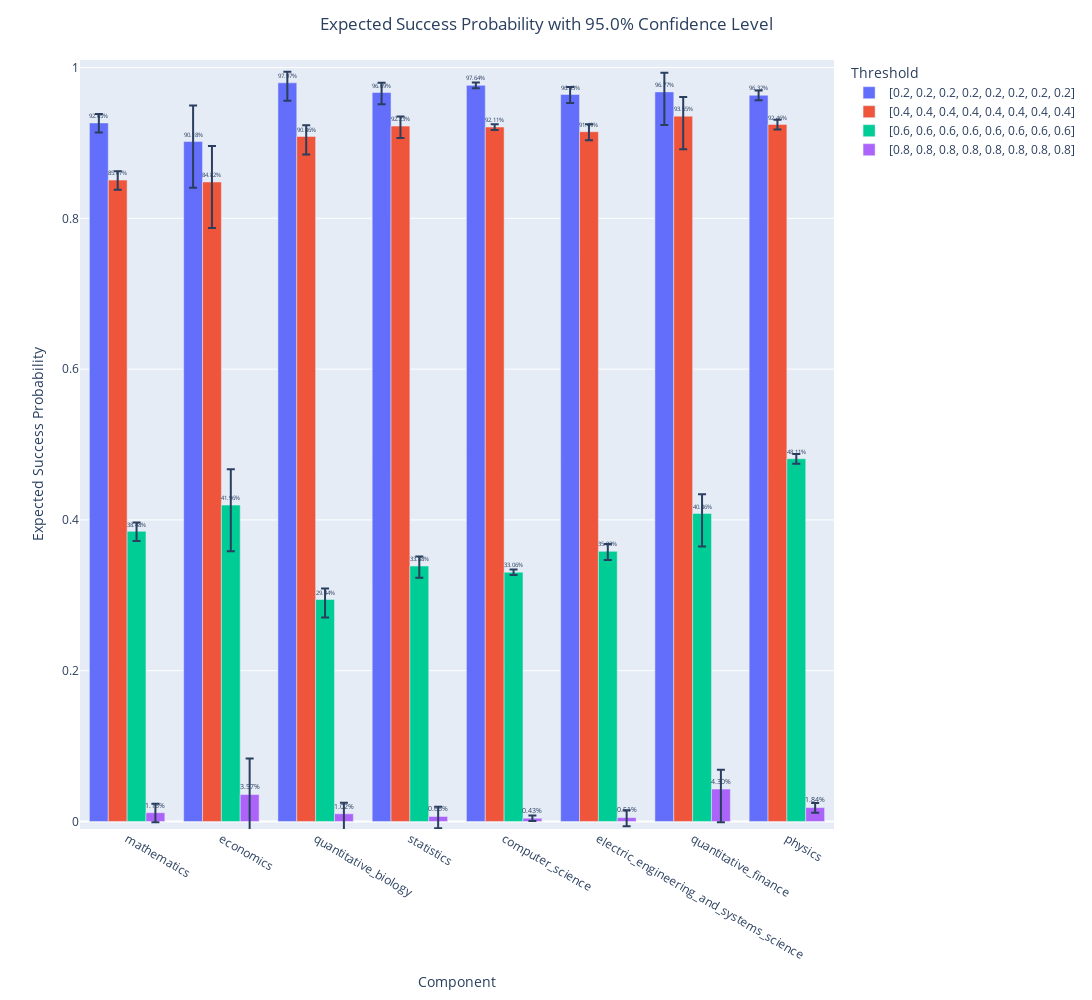

The cell this chart's notebook holds for it:
### Code cell
df=[]
threshold=[[0.2]*8, [0.4]*8, [0.6]*8, [0.8]*8]
alphalevel=0.05
alpha=[1]*8
beta=[1]*8

for i in range(len(df2)):
    df.append( (df2['Name'][i], df2['Cosim_Values'][i]) )
df=dict(df)

result = Bayes(df, threshold, alpha, beta, alphalevel, direction="greater")
display(result.res)
result.Plot_Bayes(yrange=[-0.01,1.01,0.2], height=1000)

### Figure 1 — Plotly figure (JSON) as saved in the notebook; plotly's stock layout.template omitted (floating-point values rounded to 4 significant figures)
{"data": [{"alignmentgroup": "True", "error_y": {"array": [0.0118, 0.0477, 0.0147, 0.0128, 0.0036, 0.0098, 0.0255, 0.0062, 0.0164, 0.06, 0.0361, 0.02, 0.0064, 0.0153, 0.0402, 0.0088, 0.0231, 0.0922, 0.0654, 0.0382, 0.0115, 0.0276, 0.101, 0.0172, 0.0055, 0.0413, 0.0179, 0.0078, 0.0018, 0.0048, 0.0493, 0.0049], "arrayminus": [0.0128, 0.0612, 0.0238, 0.0156, 0.0038, 0.0114, 0.044, 0.0067, 0.0172, 0.0717, 0.0438, 0.0226, 0.0067, 0.0166, 0.0578, 0.0093, 0.0228, 0.0894, 0.0614, 0.0371, 0.0114, 0.0272, 0.0973, 0.0171, 0.0045, 0.0258, 0.009, 0.0048, 0.0014, 0.0032, 0.031, 0.0043], "symmetric": false, "type": "data"}, "hovertemplate": "Threshold=[0.2, 0.2, 0.2, 0.2, 0.2, 0.2, 0.2, 0.2]<br>Component=%{x}<br>Expected Success Probability=%{y}<br>text=%{text}<extra></extra>", "legendgroup": "[0.2, 0.2, 0.2, 0.2, 0.2, 0.2, 0.2, 0.2]", "marker": {"color": "#636efa", "pattern": {"shape": ""}}, "name": "[0.2, 0.2, 0.2, 0.2, 0.2, 0.2, 0.2, 0.2]", "offsetgroup": "[0.2, 0.2, 0.2, 0.2, 0.2, 0.2, 0.2, 0.2]", "orientation": "v", "showlegend": true, "text": ["92.65%", "90.18%", "97.97%", "96.69%", "97.64%", "96.43%", "96.77%", "96.32%"], "textfont": {"size": 12}, "textposition": "outside", "type": "bar", "x": ["mathematics", "economics", "quantitative_biology", "statistics", "computer_science", "electric_engineering_and_systems_science", "quantitative_finance", "physics"], "xaxis": "x", "y": [0.9265, 0.9018, 0.9797, 0.9669, 0.9764, 0.9643, 0.9677, 0.9632], "yaxis": "y"}, {"alignmentgroup": "True", "error_y": {"array": [0.0118, 0.0477, 0.0147, 0.0128, 0.0036, 0.0098, 0.0255, 0.0062, 0.0164, 0.06, 0.0361, 0.02, 0.0064, 0.0153, 0.0402, 0.0088, 0.0231, 0.0922, 0.0654, 0.0382, 0.0115, 0.0276, 0.101, 0.0172, 0.0055, 0.0413, 0.0179, 0.0078, 0.0018, 0.0048, 0.0493, 0.0049], "arrayminus": [0.0128, 0.0612, 0.0238, 0.0156, 0.0038, 0.0114, 0.044, 0.0067, 0.0172, 0.0717, 0.0438, 0.0226, 0.0067, 0.0166, 0.0578, 0.0093, 0.0228, 0.0894, 0.0614, 0.0371, 0.0114, 0.0272, 0.0973, 0.0171, 0.0045, 0.0258, 0.009, 0.0048, 0.0014, 0.0032, 0.031, 0.0043], "symmetric": false, "type": "data"}, "hovertemplate": "Threshold=[0.4, 0.4, 0.4, 0.4, 0.4, 0.4, 0.4, 0.4]<br>Component=%{x}<br>Expected Success Probability=%{y}<br>text=%{text}<extra></extra>", "legendgroup": "[0.4, 0.4, 0.4, 0.4, 0.4, 0.4, 0.4, 0.4]", "marker": {"color": "#EF553B", "pattern": {"shape": ""}}, "name": "[0.4, 0.4, 0.4, 0.4, 0.4, 0.4, 0.4, 0.4]", "offsetgroup": "[0.4, 0.4, 0.4, 0.4, 0.4, 0.4, 0.4, 0.4]", "orientation": "v", "showlegend": true, "text": ["85.07%", "84.82%", "90.86%", "92.23%", "92.11%", "91.49%", "93.55%", "92.46%"], "textfont": {"size": 12}, "textposition": "outside", "type": "bar", "x": ["mathematics", "economics", "quantitative_biology", "statistics", "computer_science", "electric_engineering_and_systems_science", "quantitative_finance", "physics"], "xaxis": "x", "y": [0.8507, 0.8482, 0.9086, 0.9223, 0.9211, 0.9149, 0.9355, 0.9246], "yaxis": "y"}, {"alignmentgroup": "True", "error_y": {"array": [0.0118, 0.0477, 0.0147, 0.0128, 0.0036, 0.0098, 0.0255, 0.0062, 0.0164, 0.06, 0.0361, 0.02, 0.0064, 0.0153, 0.0402, 0.0088, 0.0231, 0.0922, 0.0654, 0.0382, 0.0115, 0.0276, 0.101, 0.0172, 0.0055, 0.0413, 0.0179, 0.0078, 0.0018, 0.0048, 0.0493, 0.0049], "arrayminus": [0.0128, 0.0612, 0.0238, 0.0156, 0.0038, 0.0114, 0.044, 0.0067, 0.0172, 0.0717, 0.0438, 0.0226, 0.0067, 0.0166, 0.0578, 0.0093, 0.0228, 0.0894, 0.0614, 0.0371, 0.0114, 0.0272, 0.0973, 0.0171, 0.0045, 0.0258, 0.009, 0.0048, 0.0014, 0.0032, 0.031, 0.0043], "symmetric": false, "type": "data"}, "hovertemplate": "Threshold=[0.6, 0.6, 0.6, 0.6, 0.6, 0.6, 0.6, 0.6]<br>Component=%{x}<br>Expected Success Probability=%{y}<br>text=%{text}<extra></extra>", "legendgroup": "[0.6, 0.6, 0.6, 0.6, 0.6, 0.6, 0.6, 0.6]", "marker": {"color": "#00cc96", "pattern": {"shape": ""}}, "name": "[0.6, 0.6, 0.6, 0.6, 0.6, 0.6, 0.6, 0.6]", "offsetgroup": "[0.6, 0.6, 0.6, 0.6, 0.6, 0.6, 0.6, 0.6]", "orientation": "v", "showlegend": true, "text": ["38.48%", "41.96%", "29.44%", "33.88%", "33.06%", "35.83%", "40.86%", "48.11%"], "textfont": {"size": 12}, "textposition": "outside", "type": "bar", "x": ["mathematics", "economics", "quantitative_biology", "statistics", "computer_science", "electric_engineering_and_systems_science", "quantitative_finance", "physics"], "xaxis": "x", "y": [0.3848, 0.4196, 0.2944, 0.3388, 0.3306, 0.3583, 0.4086, 0.4811], "yaxis": "y"}, {"alignmentgroup": "True", "error_y": {"array": [0.0118, 0.0477, 0.0147, 0.0128, 0.0036, 0.0098, 0.0255, 0.0062, 0.0164, 0.06, 0.0361, 0.02, 0.0064, 0.0153, 0.0402, 0.0088, 0.0231, 0.0922, 0.0654, 0.0382, 0.0115, 0.0276, 0.101, 0.0172, 0.0055, 0.0413, 0.0179, 0.0078, 0.0018, 0.0048, 0.0493, 0.0049], "arrayminus": [0.0128, 0.0612, 0.0238, 0.0156, 0.0038, 0.0114, 0.044, 0.0067, 0.0172, 0.0717, 0.0438, 0.0226, 0.0067, 0.0166, 0.0578, 0.0093, 0.0228, 0.0894, 0.0614, 0.0371, 0.0114, 0.0272, 0.0973, 0.0171, 0.0045, 0.0258, 0.009, 0.0048, 0.0014, 0.0032, 0.031, 0.0043], "symmetric": false, "type": "data"}, "hovertemplate": "Threshold=[0.8, 0.8, 0.8, 0.8, 0.8, 0.8, 0.8, 0.8]<br>Component=%{x}<br>Expected Success Probability=%{y}<br>text=%{text}<extra></extra>", "legendgroup": "[0.8, 0.8, 0.8, 0.8, 0.8, 0.8, 0.8, 0.8]", "marker": {"color": "#ab63fa", "pattern": {"shape": ""}}, "name": "[0.8, 0.8, 0.8, 0.8, 0.8, 0.8, 0.8, 0.8]", "offsetgroup": "[0.8, 0.8, 0.8, 0.8, 0.8, 0.8, 0.8, 0.8]", "orientation": "v", "showlegend": true, "text": ["1.16%", "3.57%", "1.02%", "0.66%", "0.43%", "0.51%", "4.30%", "1.84%"], "textfont": {"size": 12}, "textposition": "outside", "type": "bar", "x": ["mathematics", "economics", "quantitative_biology", "statistics", "computer_science", "electric_engineering_and_systems_science", "quantitative_finance", "physics"], "xaxis": "x", "y": [0.0116, 0.0357, 0.0102, 0.0066, 0.0043, 0.0051, 0.043, 0.0184], "yaxis": "y"}], "layout": {"barmode": "group", "height": 1000, "legend": {"title": {"text": "Threshold"}, "tracegroupgap": 0}, "margin": {"t": 60}, "title": {"text": "Expected Success Probability with 95.0% Confidence Level", "x": 0.5}, "width": 1200, "xaxis": {"anchor": "y", "domain": [0, 1], "title": {"text": "Component"}}, "yaxis": {"anchor": "x", "domain": [0, 1], "dtick": 0.2, "range": [-0.01, 1.01], "title": {"text": "Expected Success Probability"}}}}
